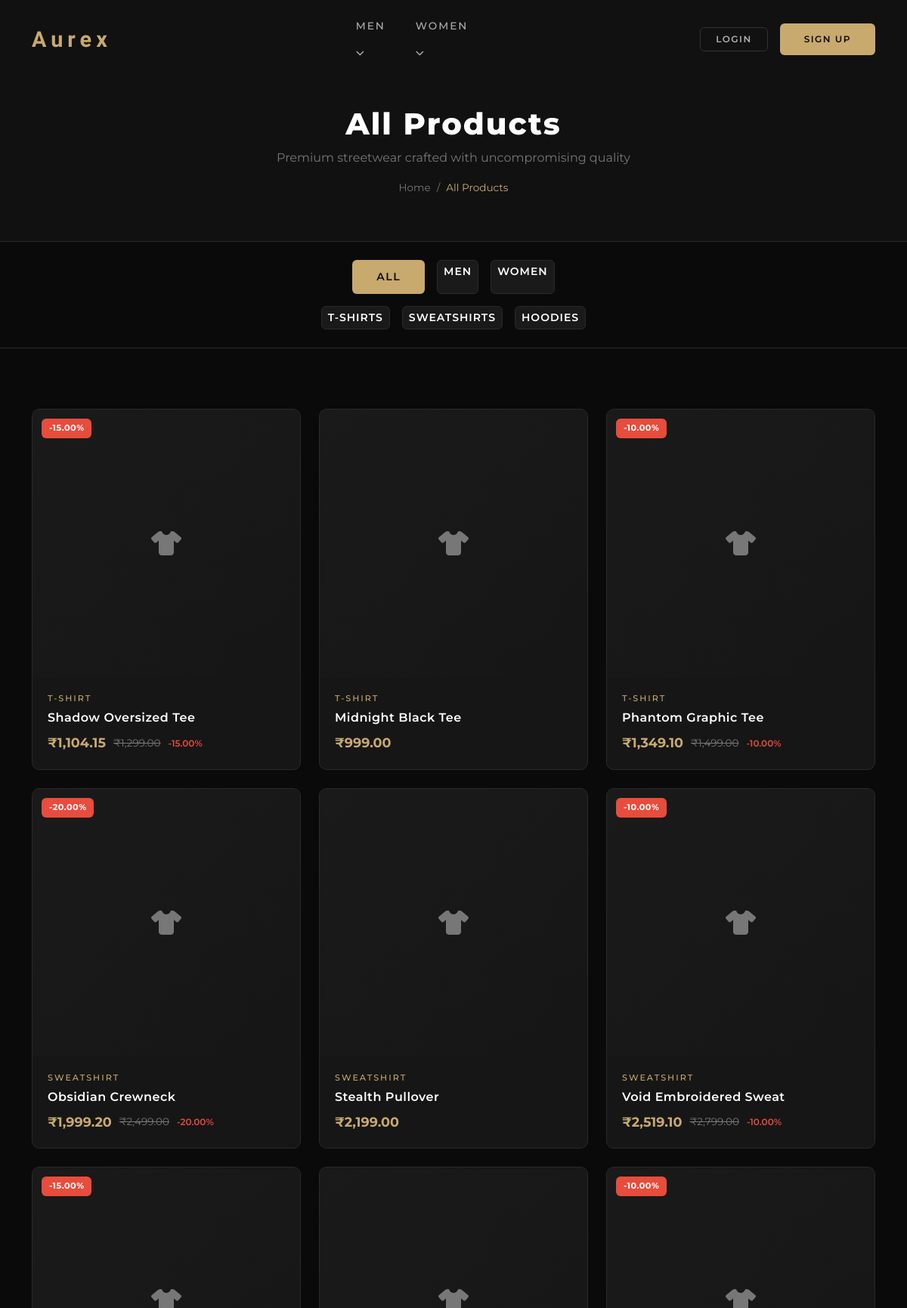
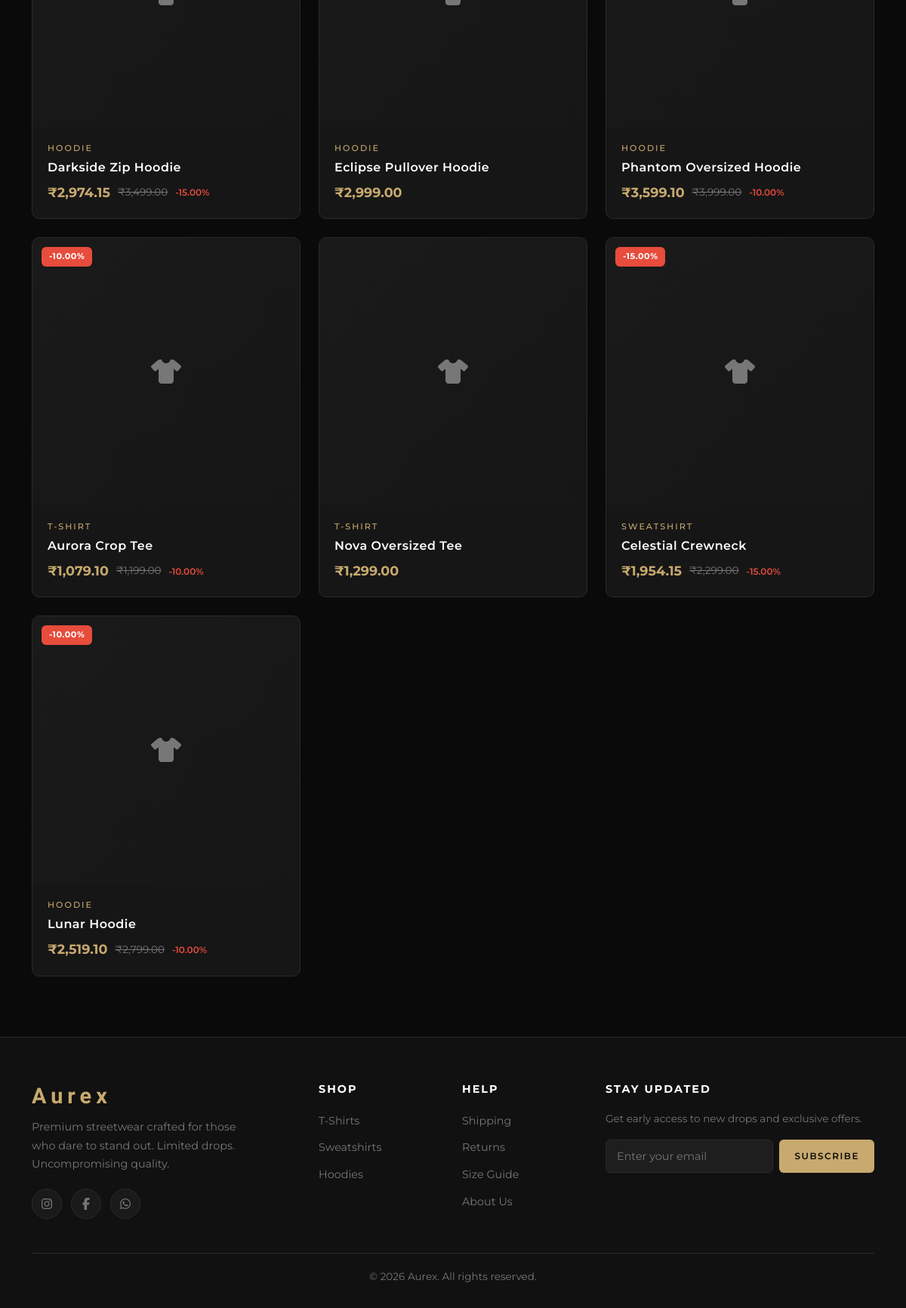
/products.php, run on the app's committed database (2 pictures, top to bottom).
### tables this page shows
CREATE TABLE IF NOT EXISTS products (
    id INT AUTO_INCREMENT PRIMARY KEY,
    name VARCHAR(200) NOT NULL,
    gender ENUM('Men', 'Women') NOT NULL DEFAULT 'Men',
    category ENUM('T-Shirt', 'Sweatshirt', 'Hoodie') NOT NULL,
    price DECIMAL(10,2) NOT NULL,
    discount DECIMAL(5,2) DEFAULT 0,
    description TEXT,
    image VARCHAR(255),
    sizes_available VARCHAR(100) DEFAULT 'S,M,L,XL,XXL',
    stock INT DEFAULT 100,
    is_active TINYINT(1) DEFAULT 1,
    created_at TIMESTAMP DEFAULT CURRENT_TIMESTAMP,
    updated_at TIMESTAMP DEFAULT CURRENT_TIMESTAMP ON UPDATE CURRENT_TIMESTAMP
);

### includes/functions.php (called while the page is built, shortened)
<?php
function clean($data) {
    return htmlspecialchars(trim($data), ENT_QUOTES, 'UTF-8');
}
function getDiscountedPrice($price, $discount) {
    return $price - ($price * $discount / 100);
}
function formatPrice($price) {
    return '₹' . number_format($price, 2);
}
function isLoggedIn() {
    return isset($_SESSION['user_id']);
}
function getProductsByCategory($pdo, $category = null, $limit = null, $gender = null) {
    $sql = "SELECT * FROM products WHERE is_active = 1";
    $params = [];
    $sql .= " ORDER BY created_at DESC";
    $stmt = $pdo->prepare($sql);
    $stmt->execute();
    return $stmt->fetchAll();
}

### products.php (the view, shortened to what this page needs)
<?php
require_once 'includes/header.php';
$category = isset($_GET['category']) ? clean($_GET['category']) : null;
$gender = isset($_GET['gender']) ? clean($_GET['gender']) : null;
$validCategories = ['T-Shirt', 'Sweatshirt', 'Hoodie'];
$validGenders = ['Men', 'Women'];
$products = getProductsByCategory($pdo, $category, null, $gender);
$titleParts = [];
$pageTitle = !empty($titleParts) ? implode(' ', $titleParts) : 'All Products';
?>
<div class="page-header">
    <div class="container">
        <h1><?php echo $pageTitle; ?></h1>
        <p>Premium streetwear crafted with uncompromising quality</p>
        <div class="breadcrumb-custom">
            <a href="index.php">Home</a>
            <span>/</span>
            <span class="current"><?php echo $pageTitle; ?></span>
        </div>
    </div>
</div>
<section class="py-4 border-bottom border-custom" style="border-color: var(--border-color) !important;">
    <div class="container">
        <div class="d-flex gap-3 flex-wrap justify-content-center mb-3">
            <a href="products.php<?php echo $category ? '?category=' . $category : ''; ?>" class="btn <?php echo !$gender ? 'btn-glow' : 'btn-dark-custom'; ?> btn-sm">All</a>
            <?php foreach ($validGenders as $g): ?>
                <a href="products.php?gender=<?php echo $g; ?><?php echo $category ? '&category=' . $category : ''; ?>" class="btn <?php echo $gender === $g ? 'btn-glow' : 'btn-dark-custom'; ?> btn-sm"><?php echo $g; ?></a>
            <?php endforeach; ?>
        </div>
        <div class="d-flex gap-3 flex-wrap justify-content-center">
            <?php foreach ($validCategories as $cat): ?>
                <a href="products.php?category=<?php echo $cat; ?><?php echo $gender ? '&gender=' . $gender : ''; ?>" class="btn <?php echo $category === $cat ? 'btn-glow' : 'btn-dark-custom'; ?> btn-sm"><?php echo $cat; ?>s</a>
            <?php endforeach; ?>
        </div>
    </div>
</section>
<section class="products-section">
    <div class="container">
        <?php if (empty($products)): ?>
            <div class="empty-cart">
                <i class="fas fa-box-open"></i>
                <h3>No Products Found</h3>
                <p>Products in this category are coming soon.</p>
                <a href="products.php" class="btn btn-glow">Browse All Products</a>
            </div>
        <?php else: ?>
            <div class="product-grid">
                <?php foreach ($products as $product): ?>
                    <?php
                        $discountedPrice = getDiscountedPrice($product['price'], $product['discount']);
                        $hasImage = !empty($product['image']) && file_exists($product['image']);
                    ?>
                    <div class="product-card">
                        <div class="product-image">
                            <?php if ($hasImage): ?>
                                <img src="<?php echo $product['image']; ?>" alt="<?php echo clean($product['name']); ?>">
                            <?php else: ?>
                                <div class="placeholder-img"><i class="fas fa-tshirt"></i></div>
                            <?php endif; ?>
                            <?php if ($product['discount'] > 0): ?>
                                <span class="discount-badge">-<?php echo $product['discount']; ?>%</span>
                            <?php endif; ?>
                        </div>
                        <div class="product-info">
                            <p class="product-category-tag"><?php echo $product['category']; ?></p>
                            <h4 class="product-name"><?php echo clean($product['name']); ?></h4>
                            <div class="product-price">
                                <span class="price-current"><?php echo formatPrice($discountedPrice); ?></span>
                                <?php if ($product['discount'] > 0): ?>
                                    <span class="price-original"><?php echo formatPrice($product['price']); ?></span>
                                    <span class="price-discount">-<?php echo $product['discount']; ?>%</span>
                                <?php endif; ?>
                            </div>
                        </div>
                    </div>
                <?php endforeach; ?>
            </div>
        <?php endif; ?>
    </div>
</section>
<?php require_once 'includes/footer.php'; ?>

### includes/header.php (shortened to what this page needs)
<?php
require_once __DIR__ . '/config.php';
require_once __DIR__ . '/functions.php';
$cartCount = getCartCount();
?>
<!DOCTYPE html>
<html lang="en">
<head>
    <link href="https://cdn.jsdelivr.net/npm/bootstrap@5.3.2/dist/css/bootstrap.min.css" rel="stylesheet">
    <link rel="stylesheet" href="https://cdnjs.cloudflare.com/ajax/libs/font-awesome/6.5.1/css/all.min.css">
    <link rel="stylesheet" href="assets/css/style.css">
</head>
<body>
    <nav class="navbar navbar-expand-lg navbar-dark fixed-top" id="mainNav">
        <div class="container">
            <a class="navbar-brand" href="index.php">
                <span class="brand-text">Aurex</span>
            </a>
            <div class="collapse navbar-collapse" id="navbarContent">
                <ul class="navbar-nav mx-auto">
                    <li class="nav-item dropdown">
                        <a class="nav-link <?php echo isset($_GET['gender']) && $_GET['gender'] == 'Men' ? 'active' : ''; ?>" href="products.php?gender=Men">Men</a>
                        <a class="nav-link dropdown-toggle-split" href="#" data-bs-toggle="dropdown" style="padding-left: 2px; padding-right: 8px; font-size: 0.7rem;"><i class="fas fa-chevron-down"></i></a>
                    </li>
                    <li class="nav-item dropdown">
                        <a class="nav-link <?php echo isset($_GET['gender']) && $_GET['gender'] == 'Women' ? 'active' : ''; ?>" href="products.php?gender=Women">Women</a>
                        <a class="nav-link dropdown-toggle-split" href="#" data-bs-toggle="dropdown" style="padding-left: 2px; padding-right: 8px; font-size: 0.7rem;"><i class="fas fa-chevron-down"></i></a>
                    </li>
                </ul>
                <div class="nav-right d-flex align-items-center gap-3">
                    <?php if (isLoggedIn()): ?>
                        <a href="cart.php" class="nav-icon position-relative">
                            <i class="fas fa-shopping-bag"></i>
                            <?php if ($cartCount > 0): ?>
                                <span class="cart-badge"><?php echo $cartCount; ?></span>
                            <?php endif; ?>
                        </a>
                        <div class="dropdown">
                            <a href="#" class="nav-icon dropdown-toggle" data-bs-toggle="dropdown" aria-expanded="false">
                                <i class="fas fa-user"></i>
                            </a>
                            <ul class="dropdown-menu dropdown-menu-end dropdown-dark-custom">
                                <li><span class="dropdown-item-text text-muted"><?php echo clean($_SESSION['user_name']); ?></span></li>
                                <li><hr class="dropdown-divider"></li>
                                <li><a class="dropdown-item" href="orders.php"><i class="fas fa-box me-2"></i>My Orders</a></li>
                                <li><a class="dropdown-item" href="logout.php"><i class="fas fa-sign-out-alt me-2"></i>Logout</a></li>
                            </ul>
                        </div>
                    <?php else: ?>
                        <a href="login.php" class="btn btn-outline-light btn-sm nav-btn">Login</a>
                        <a href="register.php" class="btn btn-glow btn-sm nav-btn">Sign Up</a>
                    <?php endif; ?>
                </div>
            </div>
        </div>
    </nav>

### includes/footer.php (shortened to what this page needs)
    <footer class="site-footer">
        <div class="container">
            <div class="row g-4">
                <div class="col-lg-4 col-md-6">
                    <div class="footer-brand">
                        <h3>Aurex</h3>
                        <p>Premium streetwear crafted for those who dare to stand out. Limited drops. Uncompromising quality.</p>
                        <div class="social-links">
                            <a href="https://www.instagram.com/aurex_styles?igsh=aXd5ZHI0cmFvajlq" target="_blank" rel="noopener"><i class="fab fa-instagram"></i></a>
                            <a href="https://www.facebook.com/share/1Ad1sZKq6D/" target="_blank" rel="noopener"><i class="fab fa-facebook-f"></i></a>
                            <a href="https://wa.me/message/YVLZJJPRINBHH1" target="_blank" rel="noopener"><i class="fab fa-whatsapp"></i></a>
                        </div>
                    </div>
                </div>
                <div class="col-lg-2 col-md-6">
                    <h5>Shop</h5>
                    <ul class="footer-links">
                        <li><a href="products.php?category=T-Shirt">T-Shirts</a></li>
                        <li><a href="products.php?category=Sweatshirt">Sweatshirts</a></li>
                        <li><a href="products.php?category=Hoodie">Hoodies</a></li>
                    </ul>
                </div>
                <div class="col-lg-2 col-md-6">
                    <h5>Help</h5>
                    <ul class="footer-links">
                        <li><a href="#">Shipping</a></li>
                        <li><a href="#">Returns</a></li>
                        <li><a href="#">Size Guide</a></li>
                        <li><a href="about.php">About Us</a></li>
                    </ul>
                </div>
                <div class="col-lg-4 col-md-6">
                    <h5>Stay Updated</h5>
                    <p class="newsletter-text">Get early access to new drops and exclusive offers.</p>
                    <form class="newsletter-form" action="#">
                        <input type="email" placeholder="Enter your email" required>
                        <button type="submit" class="btn btn-glow">Subscribe</button>
                    </form>
                </div>
            </div>
            <div class="footer-bottom">
                <p>&copy; <?php echo date('Y'); ?> Aurex. All rights reserved.</p>
            </div>
        </div>
    </footer>
</body>
</html>

### data on the page
products: discount "15.00", category "T-SHIRT", name "Shadow Oversized Tee", formatPrice($discountedPrice) "₹1,104.15", price "₹1,299.00"
products: category "T-SHIRT", name "Midnight Black Tee", formatPrice($discountedPrice) "₹999.00"
products: discount "10.00", category "T-SHIRT", name "Phantom Graphic Tee", formatPrice($discountedPrice) "₹1,349.10", price "₹1,499.00"
products: discount "20.00", category "SWEATSHIRT", name "Obsidian Crewneck", formatPrice($discountedPrice) "₹1,999.20", price "₹2,499.00"
products: category "SWEATSHIRT", name "Stealth Pullover", formatPrice($discountedPrice) "₹2,199.00"
products: discount "10.00", category "SWEATSHIRT", name "Void Embroidered Sweat", formatPrice($discountedPrice) "₹2,519.10", price "₹2,799.00"
products: discount "15.00", category "HOODIE", name "Darkside Zip Hoodie", formatPrice($discountedPrice) "₹2,974.15", price "₹3,499.00"
products: category "HOODIE", name "Eclipse Pullover Hoodie", formatPrice($discountedPrice) "₹2,999.00"
products: discount "10.00", category "HOODIE", name "Phantom Oversized Hoodie", formatPrice($discountedPrice) "₹3,599.10", price "₹3,999.00"
products: discount "10.00", category "T-SHIRT", name "Aurora Crop Tee", formatPrice($discountedPrice) "₹1,079.10", price "₹1,199.00"
products: category "T-SHIRT", name "Nova Oversized Tee", formatPrice($discountedPrice) "₹1,299.00"
products: discount "15.00", category "SWEATSHIRT", name "Celestial Crewneck", formatPrice($discountedPrice) "₹1,954.15", price "₹2,299.00"
products: discount "10.00", category "HOODIE", name "Lunar Hoodie", formatPrice($discountedPrice) "₹2,519.10", price "₹2,799.00"

### other printed values
$pageTitle "All Products"
$g "MEN"
$g "WOMEN"
$cat "T-SHIRT"
$cat "SWEATSHIRT"
$cat "HOODIE"
